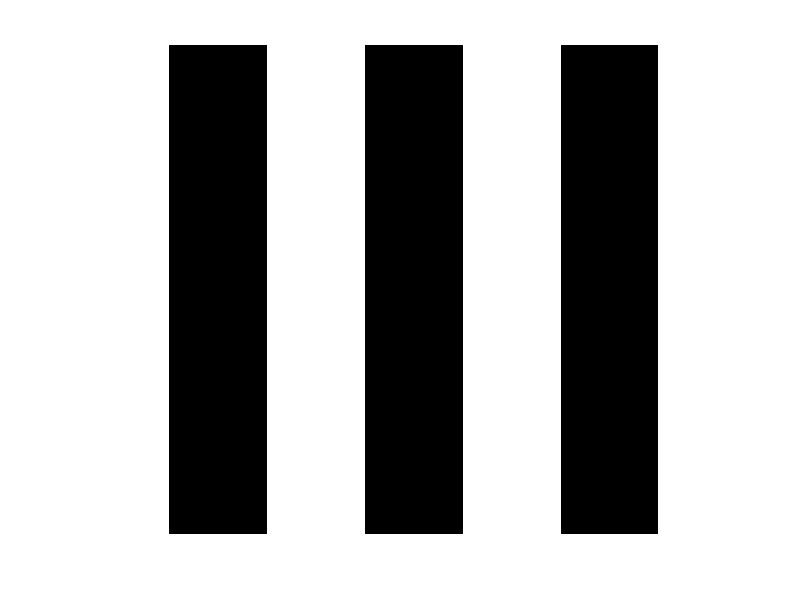

MATLAB code for this plot:
r = input('satr = ');
c = input('soton = ');
matris = uint8(zeros(r,c));
si_row = round(r / 8);
si_col = round(c / 8);
white = uint8(ones(si_row , si_col) * 255);
black = uint8(zeros(si_row , si_col));
last_number = 0;
for i = 1 : si_row : r
    choose = last_number;
    for j = 1 : si_col : c
        if choose == 0
             matris(i : i + si_row - 1 , j : j + si_col - 1) = black;
        else
             matris(i : i + si_row - 1 , j : j + si_col - 1) = white;
        end
        last_number = choose;
        choose = mod(choose + 1 , 2);
    end
end
imshow(matris);